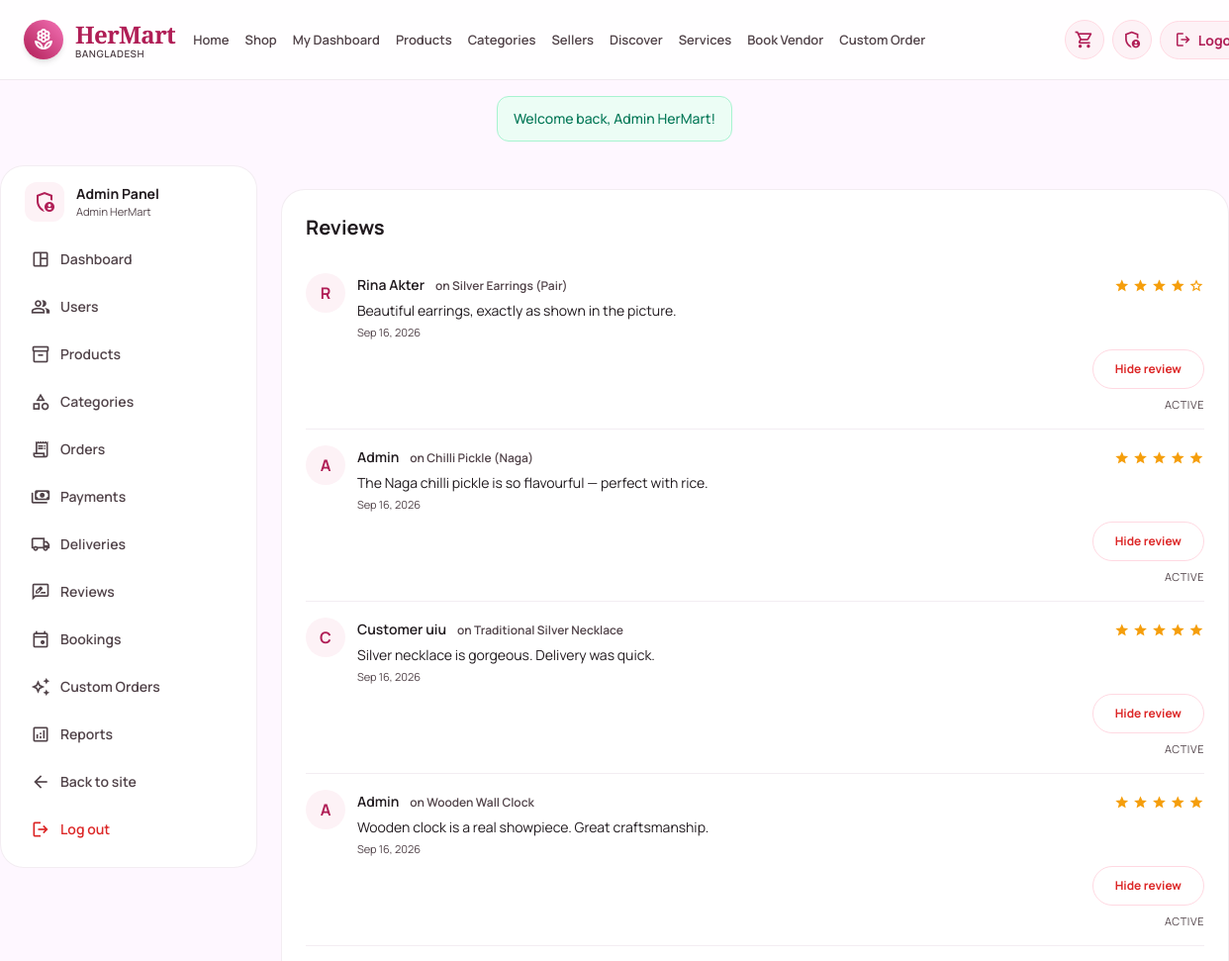
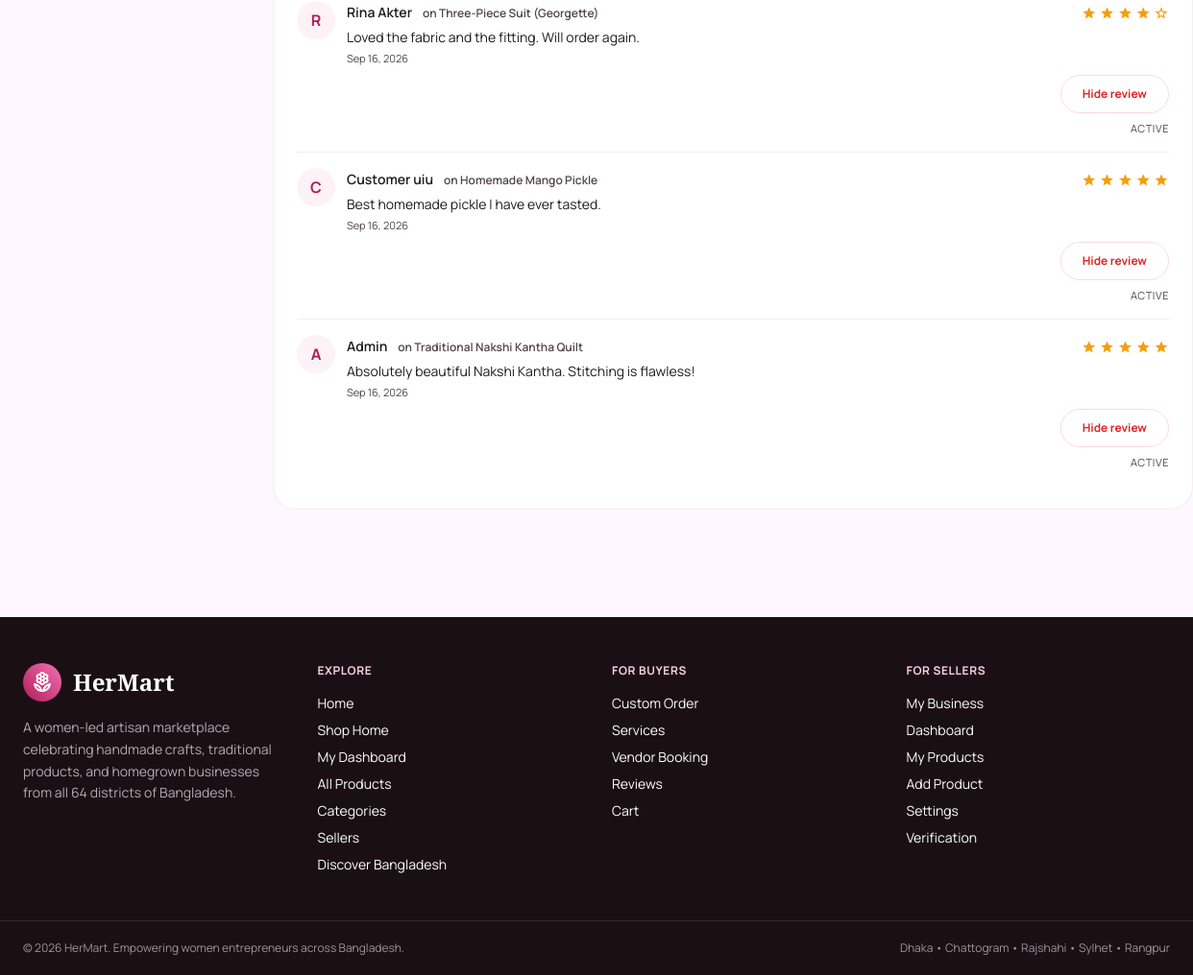
/admin/reviews.php (signed in), run on the app's committed database (2 pictures, top to bottom).
### tables this page shows
CREATE TABLE `reviews` (
  `id` int(11) NOT NULL,
  `customer_id` int(11) DEFAULT NULL,
  `product_id` int(11) DEFAULT NULL,
  `seller_id` int(11) DEFAULT NULL,
  `order_id` int(11) DEFAULT NULL,
  `rating` tinyint(4) NOT NULL DEFAULT 5,
  `review_text` text DEFAULT NULL,
  `status` enum('active','hidden') NOT NULL DEFAULT 'active',
  `created_at` timestamp NOT NULL DEFAULT current_timestamp()
);

CREATE TABLE `users` (
  `id` int(11) NOT NULL,
  `name` varchar(120) NOT NULL,
  `email` varchar(150) NOT NULL,
  `phone` varchar(30) DEFAULT NULL,
  `password_hash` varchar(255) NOT NULL,
  `role` enum('customer','seller','admin') NOT NULL DEFAULT 'customer',
  `status` enum('active','inactive','suspended') NOT NULL DEFAULT 'active',
  `address` varchar(255) DEFAULT NULL,
  `profile_image` varchar(255) DEFAULT NULL,
  `created_at` timestamp NOT NULL DEFAULT current_timestamp(),
  `updated_at` timestamp NOT NULL DEFAULT current_timestamp() ON UPDATE current_timestamp()
);

CREATE TABLE `products` (
  `id` int(11) NOT NULL,
  `seller_id` int(11) DEFAULT NULL,
  `category_id` int(11) DEFAULT NULL,
  `name` varchar(180) NOT NULL,
  `description` text DEFAULT NULL,
  `price` decimal(10,2) NOT NULL DEFAULT 0.00,
  `discount_price` decimal(10,2) DEFAULT NULL,
  `stock` int(11) NOT NULL DEFAULT 0,
  `sku` varchar(80) DEFAULT NULL,
  `material` varchar(120) DEFAULT NULL,
  `color` varchar(60) DEFAULT NULL,
  `size` varchar(60) DEFAULT NULL,
  `image` varchar(255) DEFAULT NULL,
  `status` enum('active','draft','out_of_stock','inactive') NOT NULL DEFAULT 'active',
  `created_at` timestamp NOT NULL DEFAULT current_timestamp(),
  `updated_at` timestamp NOT NULL DEFAULT current_timestamp() ON UPDATE current_timestamp()
);

### includes/db.php (called while the page is built, shortened)
<?php
$host = DB_HOST;
$user = DB_USER;
$pass = DB_PASS;
$db   = DB_NAME;
$port = DB_PORT;
$conn = @new mysqli($host, $user, $pass, $db, $port);
$db_ready = !$conn->connect_error;
function db_select($sql, $types = '', $params = []) {
    global $conn, $db_ready;
    $stmt = $conn->prepare($sql);
    if (!$stmt->execute()) {
        error_log('[HerMart] db_select execute failed: ' . $stmt->error . ' | SQL: ' . $sql);
        $stmt->close();
        return [];
    }
    $res = $stmt->get_result();
    $rows = $res ? $res->fetch_all(MYSQLI_ASSOC) : [];
    return $rows;
}
function h($str) {
    return htmlspecialchars((string)$str, ENT_QUOTES, 'UTF-8');
}

### admin/reviews.php (the view, shortened to what this page needs)
<?php
$rows = db_select(
    "SELECT r.*, u.name AS customer_name, b.shop_name AS seller_name, p.name AS product_name
     FROM reviews r
     LEFT JOIN users      u ON u.id = r.customer_id
     LEFT JOIN businesses b ON b.id = r.seller_id
     LEFT JOIN products   p ON p.id = r.product_id
     ORDER BY r.id DESC LIMIT 100"
);
include __DIR__ . '/../includes/header.php';
include __DIR__ . '/_layout_top.php';
?>
<section class="hm-container py-6">
  <div class="bg-white rounded-3xl border border-outline/40 p-6">
    <h2 class="font-bold text-xl mb-4">Reviews</h2>
    <?php if (empty($rows)): ?>
      <p class="text-sm text-on-surface-variant py-8 text-center">No reviews yet.</p>
    <?php else: ?>
      <ul class="divide-y divide-outline/40">
        <?php foreach ($rows as $r): ?>
          <li class="py-4 flex items-start gap-3">
            <div class="w-10 h-10 rounded-full bg-primary-light text-primary flex items-center justify-center font-bold">
              <?= h(strtoupper(substr((string)$r['customer_name'], 0, 1))) ?>
            </div>
            <div class="flex-1">
              <div class="flex items-center justify-between gap-2">
                <div class="font-semibold text-sm"><?= h($r['customer_name']) ?>
                  <span class="text-xs text-on-surface-variant ml-2">on
                    <?= h($r['product_name'] ?: $r['seller_name'] ?: 'item') ?>
                  </span>
                </div>
                <div class="text-amber-500 text-sm">
                  <?php for ($i = 1; $i <= 5; $i++): ?>
                    <span class="material-symbols-outlined text-base align-middle" style="font-variation-settings: 'FILL' <?= $i <= (int)$r['rating'] ? 1 : 0 ?>;">star</span>
                  <?php endfor; ?>
                </div>
              </div>
              <?php if (!empty($r['review_text'])): ?>
                <p class="text-sm text-on-surface mt-1"><?= h($r['review_text']) ?></p>
              <?php endif; ?>
              <div class="text-[11px] text-on-surface-variant mt-1"><?= h(date('M j, Y', strtotime($r['created_at']))) ?></div>
              <div class="admin-actions mt-2">
                <form method="post">
                  <button class="hm-btn hm-btn-outline text-xs <?= $r['status'] === 'active' ? 'text-red-600' : 'text-emerald-700' ?>">
                    <?= $r['status'] === 'active' ? 'Hide review' : 'Approve review' ?>
                  </button>
                </form>
                <div class="text-[11px] text-on-surface-variant uppercase tracking-wider"><?= h($r['status']) ?></div>
              </div>
            </div>
          </li>
        <?php endforeach; ?>
      </ul>
    <?php endif; ?>
  </div>
</section>
<?php
include __DIR__ . '/_layout_bottom.php';
include __DIR__ . '/../includes/footer.php';
?>

### assets/css/style.css (style rules this page uses)
html { scroll-behavior: smooth; }
body { -webkit-font-smoothing: antialiased; -moz-osx-font-smoothing: grayscale; font-family: 'Manrope', sans-serif; color: #201a1e; background: #fef7ff; }
.material-symbols-outlined { font-family: 'Material Symbols Outlined'; font-weight: normal; font-style: normal; font-size: 24px; line-height: 1; letter-spacing: normal; text-transform: none; display: inline-block; white-space: nowrap; word-wrap: normal; direction: ltr; font-feature-settings: 'liga'; -webkit-font-smoothing: antialiased; font-variation-settings: 'FILL' 0, 'wght' 400, 'GRAD' 0, 'opsz' 24; vertical-align: middle; }
button, .hm-btn { border-radius: 9999px; font-family: inherit; }
.hm-btn { display: inline-flex; align-items: center; justify-content: center; gap: 8px; padding: 11px 22px; border-radius: 9999px; font-weight: 700; font-size: 14px; border: 1px solid transparent; cursor: pointer; text-decoration: none; transition: all 0.15s ease; white-space: nowrap; line-height: 1.2; }
.admin-actions { display:flex; flex-direction:column; gap:0.5rem; align-items:flex-end; }
.admin-actions form { display:block; margin:0; }
.admin-actions .hm-btn, .admin-actions button, .admin-actions .hm-select { width:auto; }
.hm-btn-outline { background: transparent; color: #b01e56; border-color: #ffd9e2; }

### admin/_layout_top.php (style rules this page uses)
.admin-actions { display:flex; flex-direction:column; gap:0.5rem; align-items:flex-end; }
.admin-actions form { display:block; margin:0; }
.admin-actions .hm-btn, .admin-actions button, .admin-actions .hm-select { width:auto; }
@media (min-width:1024px) { .admin-actions { align-items:flex-end; } }

### data on the page
reviews: customer.name "R", customer.name "Rina Akter", product.name "Silver Earrings (Pair)", review_text "Beautiful earrings, exactly as shown in the picture.", created_at "Sep 16, 2026", shows "Hide review", status "ACTIVE"
reviews: customer.name "A", customer.name "Admin", product.name "Chilli Pickle (Naga)", review_text "The Naga chilli pickle is so flavourful — perfect with rice.", created_at "Sep 16, 2026", shows "Hide review", status "ACTIVE"
reviews: customer.name "C", customer.name "Customer uiu", product.name "Traditional Silver Necklace", review_text "Silver necklace is gorgeous. Delivery was quick.", created_at "Sep 16, 2026", shows "Hide review", status "ACTIVE"
reviews: customer.name "A", customer.name "Admin", product.name "Wooden Wall Clock", review_text "Wooden clock is a real showpiece. Great craftsmanship.", created_at "Sep 16, 2026", shows "Hide review", status "ACTIVE"
reviews: customer.name "R", customer.name "Rina Akter", product.name "Three-Piece Suit (Georgette)", review_text "Loved the fabric and the fitting. Will order again.", created_at "Sep 16, 2026", shows "Hide review", status "ACTIVE"
reviews: customer.name "C", customer.name "Customer uiu", product.name "Homemade Mango Pickle", review_text "Best homemade pickle I have ever tasted.", created_at "Sep 16, 2026", shows "Hide review", status "ACTIVE"
reviews: customer.name "A", customer.name "Admin", product.name "Traditional Nakshi Kantha Quilt", review_text "Absolutely beautiful Nakshi Kantha. Stitching is flawless!", created_at "Sep 16, 2026", shows "Hide review", status "ACTIVE"

### other printed values
$flash['message'] "Welcome back, Admin HerMart!"
$_SESSION['user']['name'] "Admin HerMart"
$l['label'] "Dashboard"
$l['label'] "Users"
$l['label'] "Products"
$l['label'] "Categories"
$l['label'] "Orders"
$l['label'] "Payments"
$l['label'] "Deliveries"
$l['label'] "Reviews"
$l['label'] "Bookings"
$l['label'] "Custom Orders"
$l['label'] "Reports"
